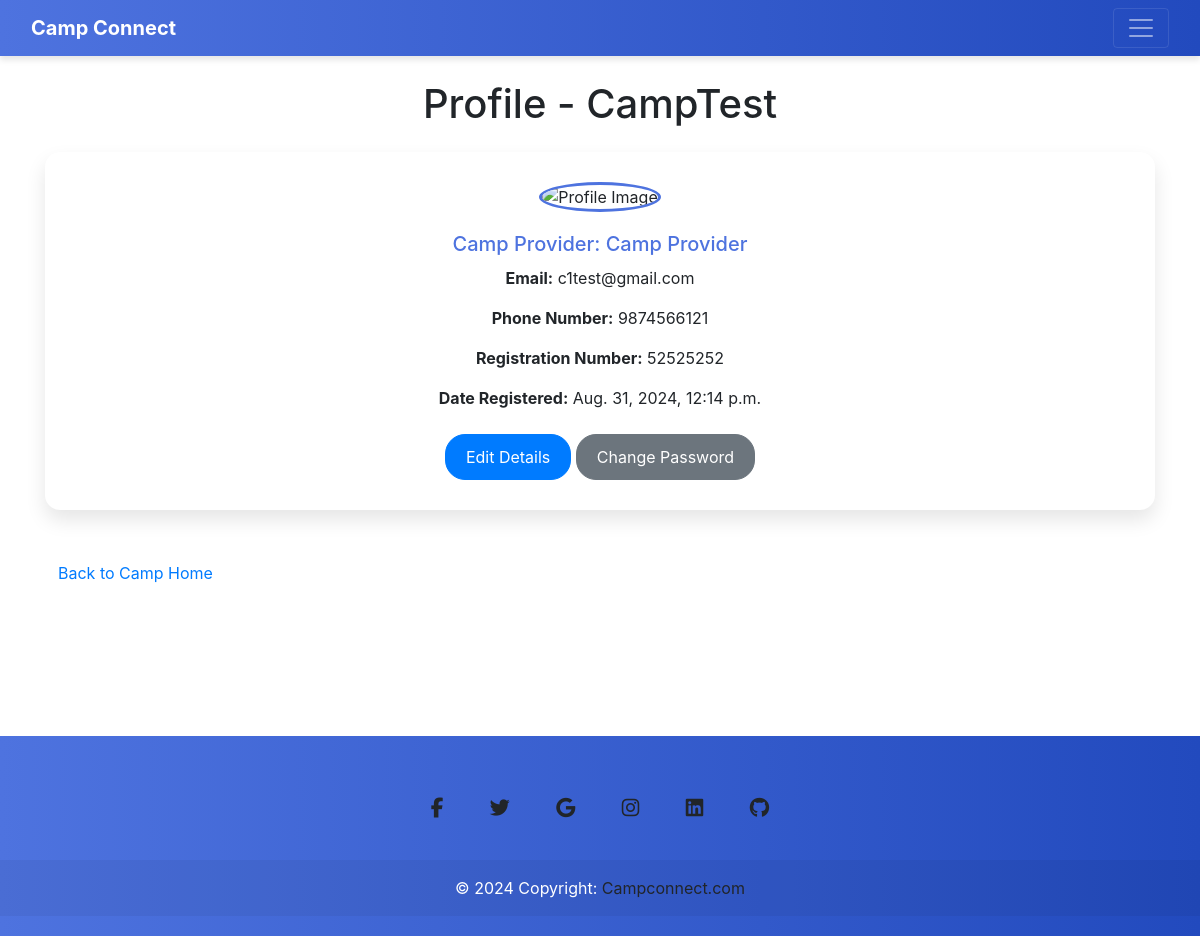
The page /Camp/profile/ (signed in) on the database its author committed.
### Camp/models.py (models this page shows)
class Camp(models.Model):
    camp_name = models.CharField(max_length=150)
    email = models.EmailField(unique=True)
    phone_number = models.CharField(max_length=15)
    camp_regno = models.CharField(max_length=100, unique=True)
    camp_provider_name = models.CharField(max_length=150)
    password = models.CharField(max_length=100)
    date_registered = models.DateTimeField(auto_now_add=True)
    vstatus=models.IntegerField(default=0)

### Camp/views.py (the view)
# urls.py: path('profile/',views. camp_profile_view, name='camp_profile'),
def camp_profile_view(request):
    camp_id = request.session.get('Cid')
    if not camp_id:
        return HttpResponseForbidden("You are not logged in.")
    camp = Camp.objects.filter(id=camp_id).first()
    if not camp:
        return HttpResponseForbidden("camp not found.")
    return render(request, 'Camp/camp_profile.html', {'camp': camp})

### Camp/templates/Camp/camp_profile.html (shortened to what this page needs)
{% extends "Camp/base.html"%}
{% block navbar%}
<!DOCTYPE html>
<html lang="en">
<head>
    <link href="https://stackpath.bootstrapcdn.com/bootstrap/4.5.2/css/bootstrap.min.css" rel="stylesheet">
</head>
<body>
    <div class="container mt-4">
      <h1 class="mb-4 text-center">Profile - {{ camp.camp_name }}</h1>
      <div class="profile-card">
          <img src="https://i.postimg.cc/hvbM65bY/th.jpg" alt="Profile Image">
          <h5 class="card-title">Camp Provider: {{ camp.camp_provider_name }}</h5>
          <p class="card-text"><strong>Email:</strong> {{ camp.email }}</p>
          <p class="card-text"><strong>Phone Number:</strong> {{ camp.phone_number }}</p>
          <p class="card-text"><strong>Registration Number:</strong> {{ camp.camp_regno }}</p>
          <p class="card-text"><strong>Date Registered:</strong> {{ camp.date_registered }}</p>
          <div class="mt-4">
              <a href="{% url 'Camp:edit_camp_details' camp.id %}" class="btn btn-custom btn-primary">Edit Details</a>
              <a href="{% url 'Camp:change_camp_password' camp.id %}" class="btn btn-custom btn-secondary">Change Password</a>
          </div>
      </div>
      <a href="{% url 'Camp:Camp_home' %}" class="btn btn-link mt-4">Back to Camp Home</a>
  </div>
<br><br><br><br><br><br>
<footer class="text-center bg-body-tertiary">
    <div class="container pt-4">
      <section class="mb-4">
        <a
          data-mdb-ripple-init
          class="btn btn-link btn-floating btn-lg text-body m-1"
          href="#!"
          role="button"
          data-mdb-ripple-color="dark"
          ><i class="fab fa-facebook-f"></i
        ></a>
        <a
          data-mdb-ripple-init
          class="btn btn-link btn-floating btn-lg text-body m-1"
          href="#!"
          role="button"
          data-mdb-ripple-color="dark"
          ><i class="fab fa-twitter"></i
        ></a>
        <a
          data-mdb-ripple-init
          class="btn btn-link btn-floating btn-lg text-body m-1"
          href="#!"
          role="button"
          data-mdb-ripple-color="dark"
          ><i class="fab fa-google"></i
        ></a>
        <a
          data-mdb-ripple-init
          class="btn btn-link btn-floating btn-lg text-body m-1"
          href="#!"
          role="button"
          data-mdb-ripple-color="dark"
          ><i class="fab fa-instagram"></i
        ></a>
        <a
          data-mdb-ripple-init
          class="btn btn-link btn-floating btn-lg text-body m-1"
          href="#!"
          role="button"
          data-mdb-ripple-color="dark"
          ><i class="fab fa-linkedin"></i
        ></a>
        <a
          data-mdb-ripple-init
          class="btn btn-link btn-floating btn-lg text-body m-1"
          href="#!"
          role="button"
          data-mdb-ripple-color="dark"
          ><i class="fab fa-github"></i
        ></a>
      </section>
    </div>
    <div class="text-center p-3" style="background-color: rgba(0, 0, 0, 0.05);">
      © 2024 Copyright:
      <a class="text-body" href="www.campconnect.com">Campconnect.com</a>
    </div>
  </footer>
</body>
</html>  {% endblock navbar%}

### Camp/templates/Camp/base.html (style rules this page uses)
body { background-color: #f8f9fa; font-family: 'Segoe UI', Tahoma, Geneva, Verdana, sans-serif; }

### Camp/templates/Camp/camp_profile.html (style rules this page uses)
.profile-card { background: white; border-radius: 15px; box-shadow: 0 10px 20px rgba(0, 0, 0, 0.1); padding: 30px; margin: 20px 0; text-align: center; }
.profile-card img { border-radius: 50%; width: 150px; height: 150px; object-fit: cover; margin-bottom: 20px; border: 3px solid #4e73df; }
.profile-card h5 { color: #4e73df; margin-bottom: 10px; }
.btn-custom { border-radius: 20px; padding: 10px 20px; transition: all 0.3s ease; }
footer { background: linear-gradient(to right, #4e73df, #224abe); color: white; padding: 20px 0; }

### rows shown on the page
Camp: camp_name "CampTest", camp_provider_name "Camp Provider", email "c1test@gmail.com", phone_number "9874566121", camp_regno "52525252", date_registered "Aug. 31, 2024, 12:14 p.m."
